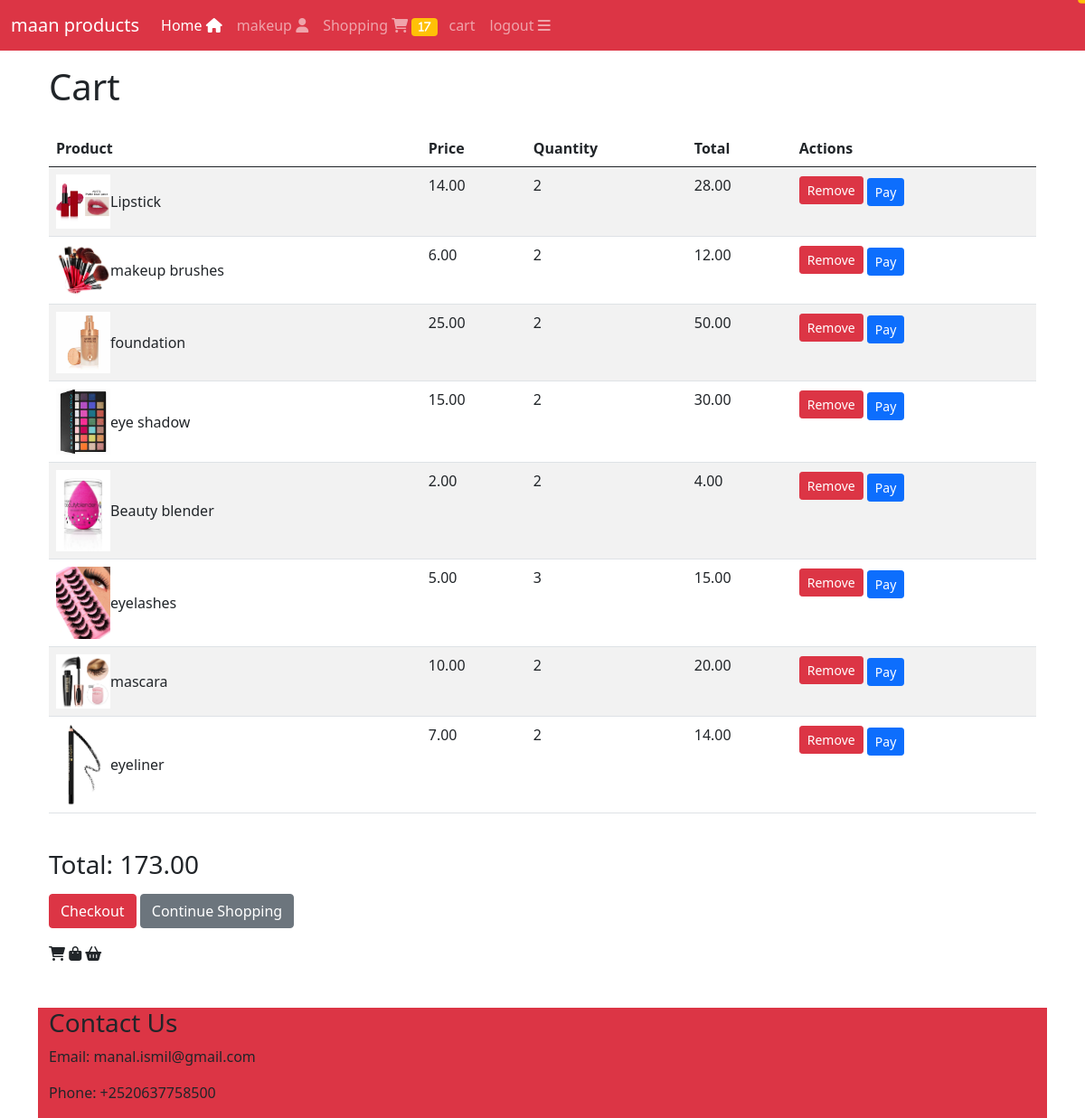
Page /view_cart/ (signed in) on the committed database.
### shop/models.py (models this page shows, shortened)
class Cartitem(models.Model):
    cart = models.ForeignKey(Cart,on_delete=models.CASCADE)
    product = models.ForeignKey(Product,on_delete=models.CASCADE)
    quantity = models.PositiveIntegerField(default=1)
    @property
    def total_price(self):
        return self.product.price * self.quantity

class Product(models.Model):
    name = models.CharField(max_length=100)
    description = models.TextField()
    price = models.DecimalField(max_digits=10,decimal_places=2)
    image = models.ImageField(upload_to='products')
    category = models.ForeignKey(Category,on_delete=models.CASCADE)

### shop/views.py (the view)
# urls.py: path('view_cart/',view_cart,name='view_cart'),
def view_cart(request):
    cart, created = Cart.objects.get_or_create(user=request.user)
    cart_items = cart.cartitem_set.all()
    cart_item_count = count_cart_items(request)
    total = cart.total
    return render(request, 'product/cart.html', {'cart_items': cart_items, 'total': total,'cart_item_count':cart_item_count})

### shop/models.py (called while the page is built)
    @property
    def total(self):
        total = sum(item.total_price for item in self.cartitem_set.all())
        return total

### shop/views.py (called while the page is built)
def count_cart_items(request):
    try:
        cart = Cart.objects.get(user=request.user)
        return cart.cartitem_set.aggregate(total_items=models.Sum('quantity'))['total_items'] or 0
    except Cart.DoesNotExist:
        return 0

### shop/Templates/product/cart.html (shortened to what this page needs)
{%extends 'Base.html'%}
{%block content%}
<div class="container">
    <div class="row">
        <div class="col-12">
            <h1 class="mb-4">Cart</h1>
            <div class="table-responsive d-none d-md-block">
                <table class="table table-striped">
                    <thead>
                        <tr>
                            <th>Product</th>
                            <th>Price</th>
                            <th>Quantity</th>
                            <th>Total</th>
                            <th>Actions</th>
                        </tr>
                    </thead>
                    <tbody>
                        {% for cart_item in cart_items %}
                        <tr>
                            <td>
                                <div class="d-flex align-items-center">
                                    <img src="{{cart_item.product.image.url}}" alt="{{cart_item.product.name}}" class="img-fluid mr-3" style="max-width: 60px;">
                                    <span>{{cart_item.product.name}}</span>
                                </div>
                            </td>
                            <td>{{cart_item.product.price}}</td>
                            <td>{{cart_item.quantity}}</td>
                            <td>{{cart_item.total_price}}</td>
                            <td>
                                <a href="{% url 'remove_from_cart' cart_item.product.id %}" class="btn btn-sm btn-danger">Remove</a>
                                <a href="https://forms.gle/Xy3jcj2QHLbELNXu6" class="btn btn-sm btn-primary mt-1">Pay</a>
                            </td>
                        </tr>
                        {%endfor%}
                    </tbody>
                </table>
            </div>
            <h3 class="mt-4">Total: {{total}}</h3>
            <div class="mt-3">
                <a href="#" class="btn btn-danger mb-2 mb-md-0">Checkout</a>
                <a href="#" class="btn btn-secondary">Continue Shopping</a>
            </div>
            <div class="mt-3">
                <i class="fa-solid fa-cart-shopping mr-2"></i>
                <i class="fa-solid fa-bag-shopping mr-2"></i>
                <i class="fa-solid fa-basket-shopping"></i>
            </div>
        </div>
    </div>
</div>
<footer class="mt-5">
    <div class="container">
        <div class="row bg-danger">
            <div class="col-md-6">
                <h3>Contact Us</h3>
                <p>Email: manal.ismil@gmail.com</p>
                <p>Phone: +2520637758500</p>
            </div>
        </div>
    </div>
</footer>
{%endblock%}

### rows in the picture
Cartitem: product.image (picture), product.name "Lipstick", product.price "14.00", quantity "2", total_price "28.00"
Cartitem: product.image (picture), product.name "makeup brushes", product.price "6.00", quantity "2", total_price "12.00"
Cartitem: product.image (picture), product.name "foundation", product.price "25.00", quantity "2", total_price "50.00"
Cartitem: product.image (picture), product.name "eye shadow", product.price "15.00", quantity "2", total_price "30.00"
Cartitem: product.image (picture), product.name "Beauty blender", product.price "2.00", quantity "2", total_price "4.00"
Cartitem: product.image (picture), product.name "eyelashes", product.price "5.00", quantity "3", total_price "15.00"
Cartitem: product.image (picture), product.name "mascara", product.price "10.00", quantity "2", total_price "20.00"
Cartitem: product.image (picture), product.name "eyeliner", product.price "7.00", quantity "2", total_price "14.00"

### other values in the picture
{{ cart_item_count }} "17"
{{ total }} "173.00"
